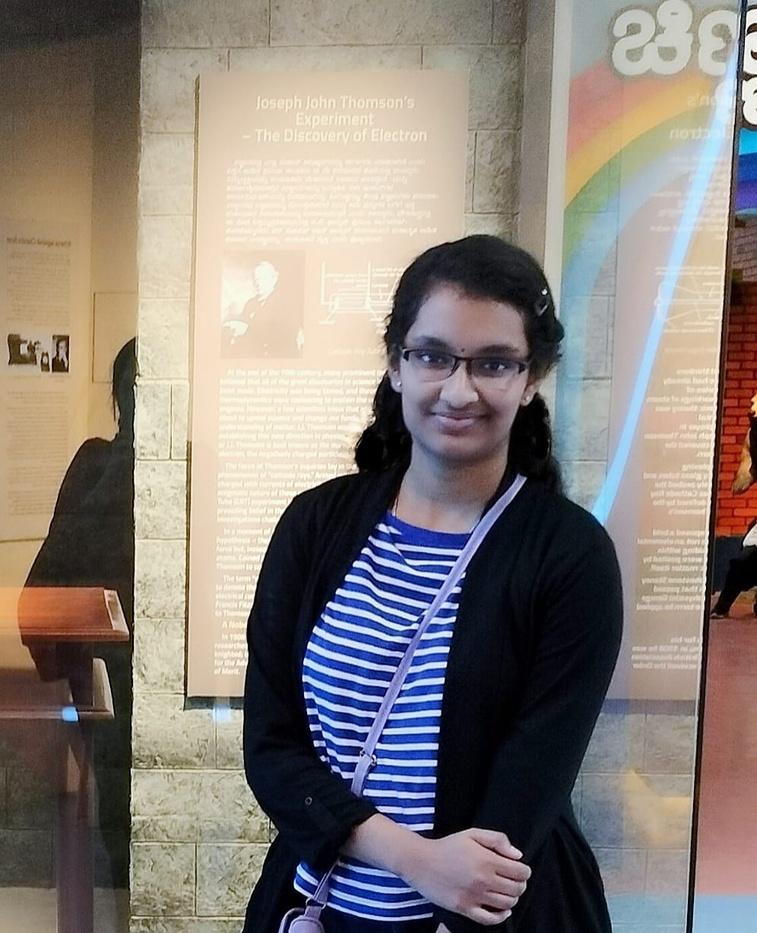
#> input picture input/test.jpg, 757 x 933 px, shrunk from 996 x 1228 before the run
$ python main.py   (older library calls are emulated)
#> lines starting #> are read from the running program, lines starting #| are printed output that depends on the picture; after the words box and inside, x2 and y2 are one past the last pixel; in counts of white or black regions, pixels touching at a corner belong together
### src/image_loader.py
import cv2
import os


def load_image(image_path):
    if not os.path.exists(image_path):
        raise FileNotFoundError(
            f"Image file not found: {image_path}"
        )

    image = cv2.imread(image_path)

    if image is None:
        raise ValueError(
            f"Could not read the image file: {image_path}"
        )

    return image

### src/detectors/face_detector.py
import cv2


def detect_faces(image):
    gray_image = cv2.cvtColor(
        image,
        cv2.COLOR_BGR2GRAY
    )

    face_cascade = cv2.CascadeClassifier(
        cv2.data.haarcascades
        + "haarcascade_frontalface_default.xml"
    )

    if face_cascade.empty():
        raise RuntimeError(
            "Face detection model could not be loaded."
        )

    faces = face_cascade.detectMultiScale(
        gray_image,
        scaleFactor=1.1,
        minNeighbors=5
    )

    return faces

### src/image_analyzer.py
import cv2


def analyze_image(image):
    height, width, channels = image.shape

    gray_image = cv2.cvtColor(
        image,
        cv2.COLOR_BGR2GRAY
    )

    average_brightness = gray_image.mean()

    return {
        "width": width,
        "height": height,
        "channels": channels,
        "total_pixels": width * height,
        "average_brightness": round(
            float(average_brightness),
            2
        )
    }

### src/quality_analyzer.py
import cv2


def analyze_quality(image):
    gray_image = cv2.cvtColor(
        image,
        cv2.COLOR_BGR2GRAY
    )

    average_brightness = gray_image.mean()

    sharpness = cv2.Laplacian(
        gray_image,
        cv2.CV_64F
    ).var()

    if average_brightness < 60:
        brightness_status = "Too Dark"
    elif average_brightness > 200:
        brightness_status = "Too Bright"
    else:
        brightness_status = "Good"

    if sharpness < 100:
        sharpness_status = "Blurry"
    else:
        sharpness_status = "Sharp"

    return {
        "brightness_status": brightness_status,
        "sharpness": round(float(sharpness), 2),
        "sharpness_status": sharpness_status
    }

### src/edge_detector.py
import cv2


def detect_edges(image):
    gray_image = cv2.cvtColor(
        image,
        cv2.COLOR_BGR2GRAY
    )

    blurred_image = cv2.GaussianBlur(
        gray_image,
        (5, 5),
        0
    )

    edges = cv2.Canny(
        blurred_image,
        50,
        150
    )

    return edges

### src/utils/image_utils.py
import cv2


def draw_detections(image, detections):
    result = image.copy()

    for x, y, width, height in detections:
        cv2.rectangle(
            result,
            (x, y),
            (x + width, y + height),
            (0, 255, 0),
            2
        )

    return result


def save_image(image, output_path):
    success = cv2.imwrite(
        output_path,
        image
    )

    if not success:
        raise IOError(
            f"Could not save image: {output_path}"
        )

### src/input_validator.py
import os


SUPPORTED_EXTENSIONS = [
    ".jpg",
    ".jpeg",
    ".png",
    ".bmp"
]


def validate_image_path(image_path):
    if not os.path.exists(image_path):
        raise FileNotFoundError(
            f"Image file not found: {image_path}"
        )

    extension = os.path.splitext(
        image_path
    )[1].lower()

    if extension not in SUPPORTED_EXTENSIONS:
        raise ValueError(
            "Unsupported image format. "
            "Use JPG, JPEG, PNG, or BMP."
        )

    return True

### src/reporting/report_generator.py
def generate_report(
    image_path,
    face_count,
    image_analysis,
    quality_analysis,
    output_path
):
    report = (
        "Computer Vision Analysis Report\n"
        "===============================\n\n"

        f"Input image: {image_path}\n\n"

        "1. Face Detection\n"
        "-----------------\n"
        f"Faces detected: {face_count}\n\n"

        "2. Image Analysis\n"
        "-----------------\n"
        f"Width: {image_analysis['width']} pixels\n"
        f"Height: {image_analysis['height']} pixels\n"
        f"Channels: {image_analysis['channels']}\n"
        f"Total pixels: {image_analysis['total_pixels']}\n"
        f"Average brightness: "
        f"{image_analysis['average_brightness']}\n\n"

        "3. Image Quality Analysis\n"
        "-------------------------\n"
        f"Brightness status: "
        f"{quality_analysis['brightness_status']}\n"
        f"Sharpness score: "
        f"{quality_analysis['sharpness']}\n"
        f"Sharpness status: "
        f"{quality_analysis['sharpness_status']}\n\n"

        "4. Edge Detection\n"
        "-----------------\n"
        "Canny edge detection was applied "
        "to the input image.\n"
        "Edge map saved to: output/edges.jpg\n"
    )

    with open(
        output_path,
        "w",
        encoding="utf-8"
    ) as file:
        file.write(report)

### main.py
import sys

from src.image_loader import load_image
from src.input_validator import validate_image_path

from src.detectors.face_detector import detect_faces

from src.image_analyzer import analyze_image
from src.quality_analyzer import analyze_quality
from src.edge_detector import detect_edges

from src.utils.image_utils import (
    draw_detections,
    save_image
)

from src.reporting.report_generator import (
    generate_report
)


def main():
    if len(sys.argv) > 1:
        input_path = sys.argv[1]
    else:
        input_path = "input/test.jpg"

    output_image_path = "output/result.jpg"
    output_edges_path = "output/edges.jpg"
    output_report_path = "output/report.txt"

    try:
        validate_image_path(input_path)

        image = load_image(input_path)
#> in load_image, image is the input picture: shape (933, 757, 3); mean B, G, R 121.3, 127, 135.6

        faces = detect_faces(image)
#> in detect_faces, `gray_image = cv2.cvtColor( image, cv2.COLOR_BGR2GRAY )`:
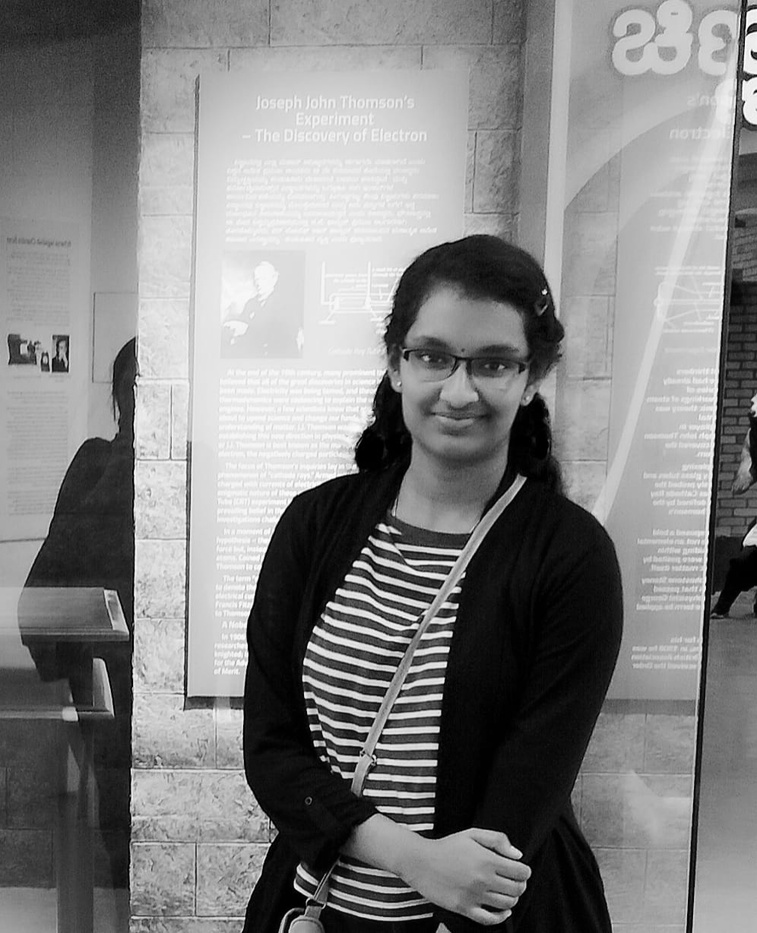
#> gray_image: shape (933, 757); min 0, max 255, mean 128.9
#> in detect_faces, `faces = face_cascade.detectMultiScale( gray_image, scaleFactor=1.1, mi..`: faces = [[378, 295, 173, 173]]
#> faces = [[378, 295, 173, 173]]

        image_analysis = analyze_image(image)
#> in analyze_image, `average_brightness = gray_image.mean()`: average_brightness = 128.9
#> image_analysis = {'width': 757, 'height': 933, 'channels': 3, 'total_pixels': 706281, 'average_brightness': 128.9}

        quality_analysis = analyze_quality(image)
#> in analyze_quality, `average_brightness = gray_image.mean()`: average_brightness = 128.9
#> in analyze_quality, `sharpness = cv2.Laplacian( gray_image, cv2.CV_64F ).var()`: sharpness = 656.9
#> quality_analysis = {'brightness_status': 'Good', 'sharpness': 656.9, 'sharpness_status': 'Sharp'}

        edges = detect_edges(image)
#> in detect_edges, `edges = cv2.Canny( blurred_image, 50, 150 )`:
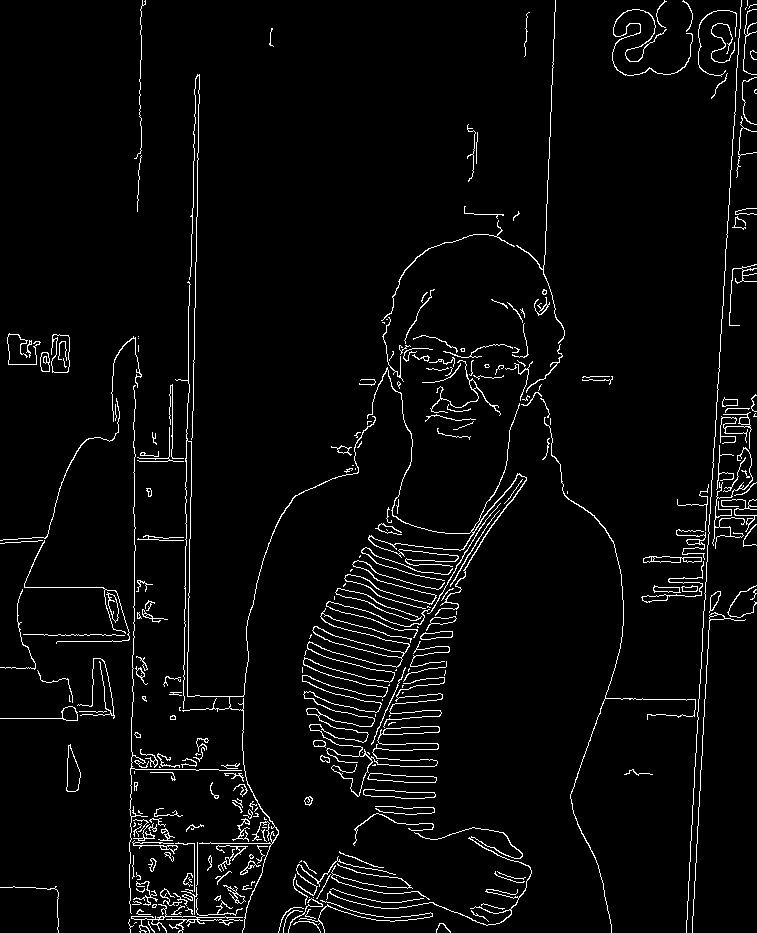
#> edges: shape (933, 757); 3.7% white in thin lines or dots

        result_image = draw_detections(
            image,
            faces
        )
#> the loop in draw_detections, `for x, y, width, height in detections:` made 1 pass
#> after the loop in draw_detections, `for x, y, width, height in detections:`:
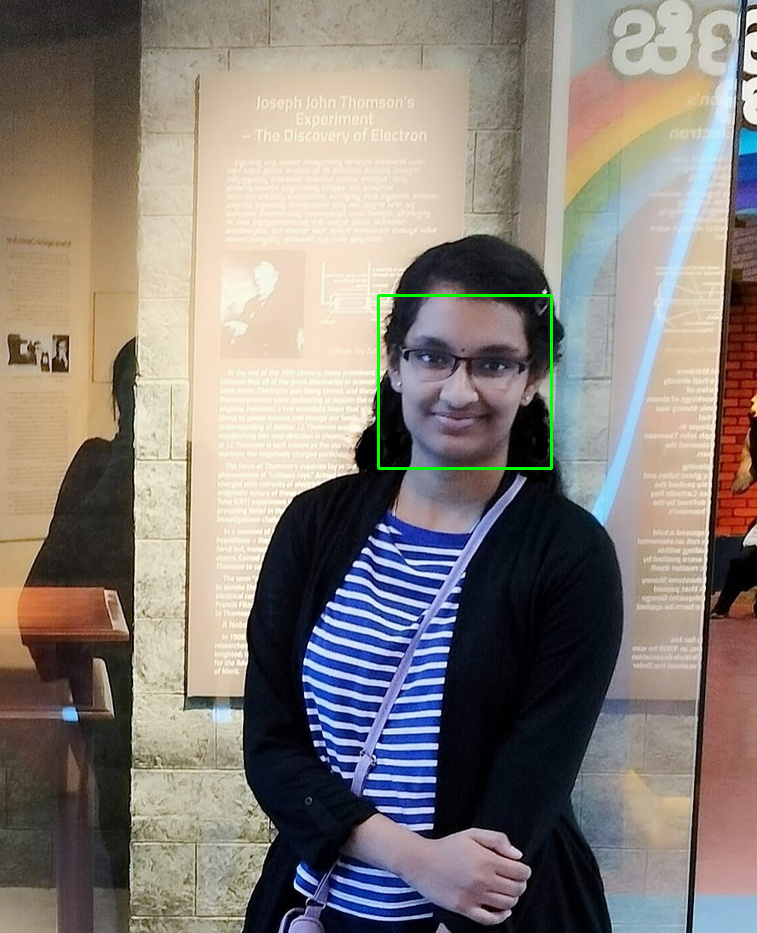
#> result: shape (933, 757, 3); 0.29% of pixels changed, all inside (x1, y1, x2, y2) = (377, 294, 553, 470)

        save_image(
            result_image,
            output_image_path
        )

        save_image(
            edges,
            output_edges_path
        )

        generate_report(
            input_path,
            len(faces),
            image_analysis,
            quality_analysis,
            output_report_path
        )

        print()
        print("================================")
        print(" COMPUTER VISION ANALYZER")
        print("================================")
        print()
        print("Analysis completed successfully.")
        print()
        print(f"Input image: {input_path}")
        print(f"Faces detected: {len(faces)}")
#| Faces detected: 1
        print(
            f"Image size: "
            f"{image_analysis['width']} x "
            f"{image_analysis['height']}"
        )
#| Image size: 757 x 933
        print(
            f"Average brightness: "
            f"{image_analysis['average_brightness']}"
        )
#| Average brightness: 128.95
        print(
            f"Brightness status: "
            f"{quality_analysis['brightness_status']}"
        )
#| Brightness status: Good
        print(
            f"Sharpness status: "
            f"{quality_analysis['sharpness_status']}"
        )
#| Sharpness status: Sharp
        print()
        print(f"Result image: {output_image_path}")
        print(f"Edge image: {output_edges_path}")
        print(f"Report: {output_report_path}")
        print()

    except (
        FileNotFoundError,
        ValueError,
        IOError,
        RuntimeError
    ) as error:
        print()
        print(f"Error: {error}")
        print(
            "Please check the input image "
            "and try again."
        )


if __name__ == "__main__":
    main()

$ run again, with input/image.jpeg copied over input/test.jpg
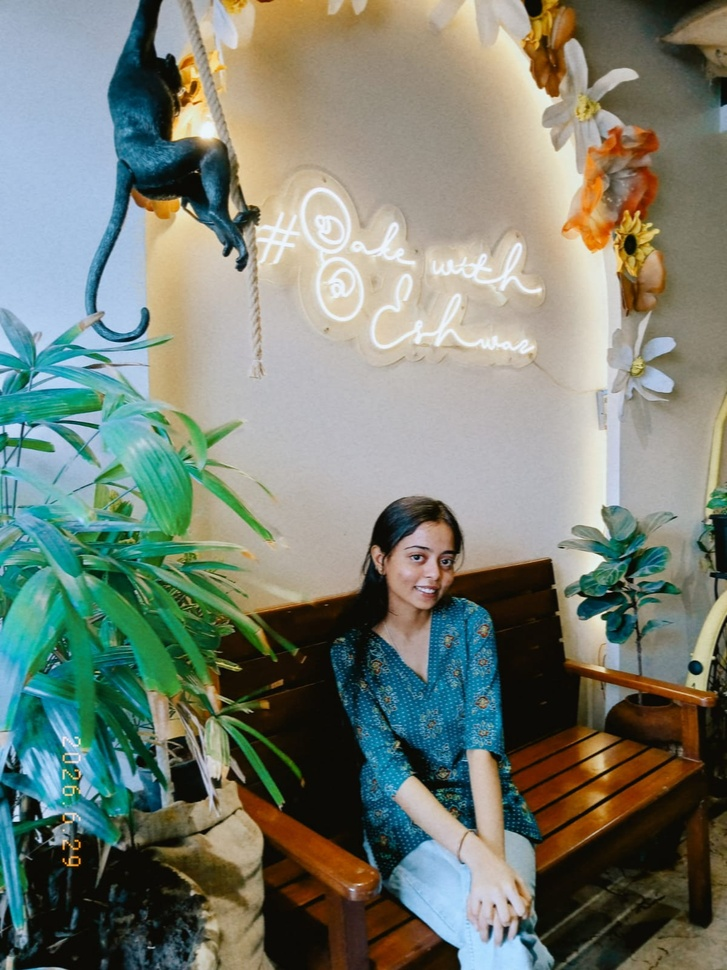
#> input picture input/image.jpeg, 727 x 970 px, shrunk from 1200 x 1600 before the run
#> in load_image, image is the input picture: shape (970, 727, 3); mean B, G, R 115.5, 127.6, 119.6
#> in detect_faces, `faces = face_cascade.detectMultiScale( gray_image, scaleFactor=1.1, mi..`: faces = [[383, 525, 82, 82], [563, 48, 144, 144]]
#> in analyze_image, `average_brightness = gray_image.mean()`: average_brightness = 123.8
#> image_analysis = {'width': 727, 'height': 970, 'channels': 3, 'total_pixels': 705190, 'average_brightness': 123.8}
#> in analyze_quality, `average_brightness = gray_image.mean()`: average_brightness = 123.8
#> sharpness = 337.3
#> quality_analysis = {'brightness_status': 'Good', 'sharpness': 337.3, 'sharpness_status': 'Sharp'}
#> in detect_edges, `edges = cv2.Canny( blurred_image, 50, 150 )`:
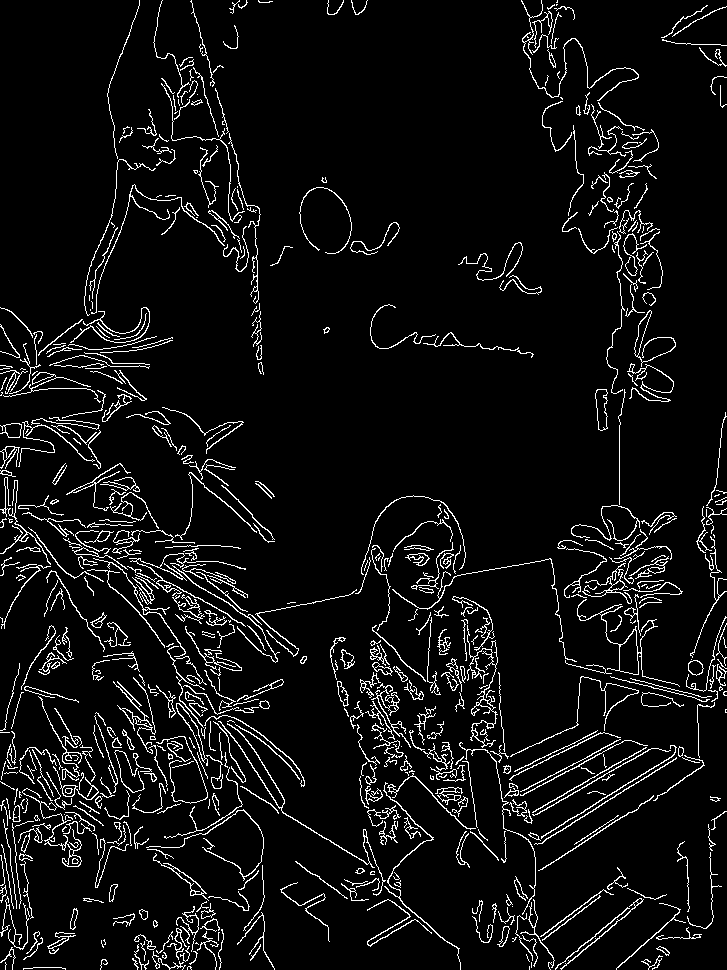
#> edges: shape (970, 727); 6.4% white in thin lines or dots
#> the loop in draw_detections, `for x, y, width, height in detections:` made 2 passes
#> after the loop in draw_detections, `for x, y, width, height in detections:`:
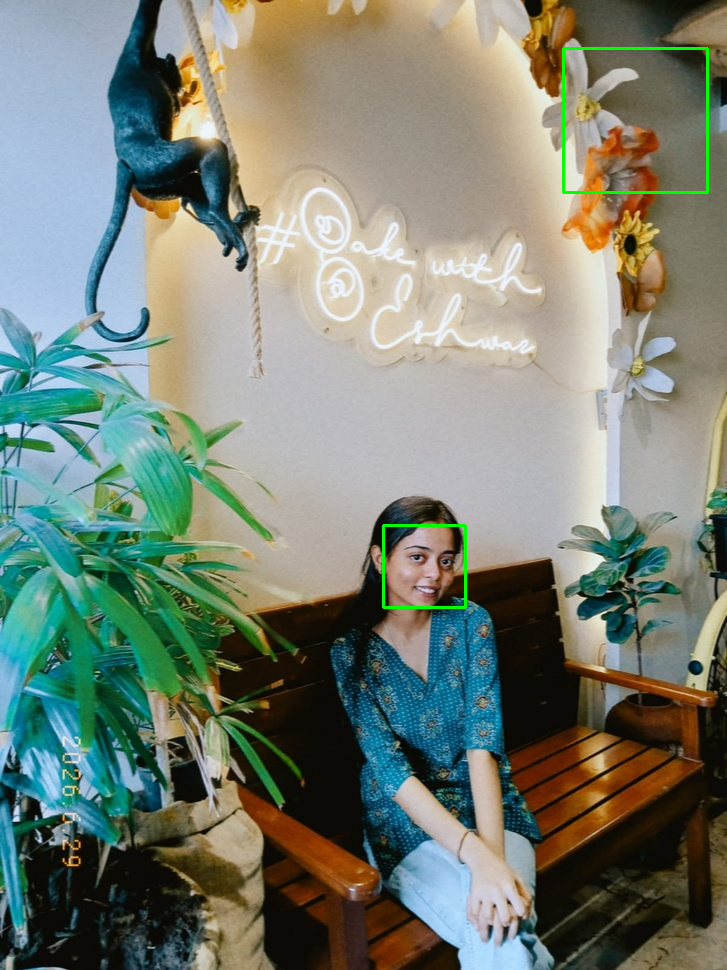
#> result: shape (970, 727, 3); 0.38% of pixels changed, all inside (x1, y1, x2, y2) = (382, 47, 709, 609)
#| Faces detected: 2
#| Image size: 727 x 970
#| Average brightness: 123.83
#| Brightness status: Good
#| Sharpness status: Sharp
